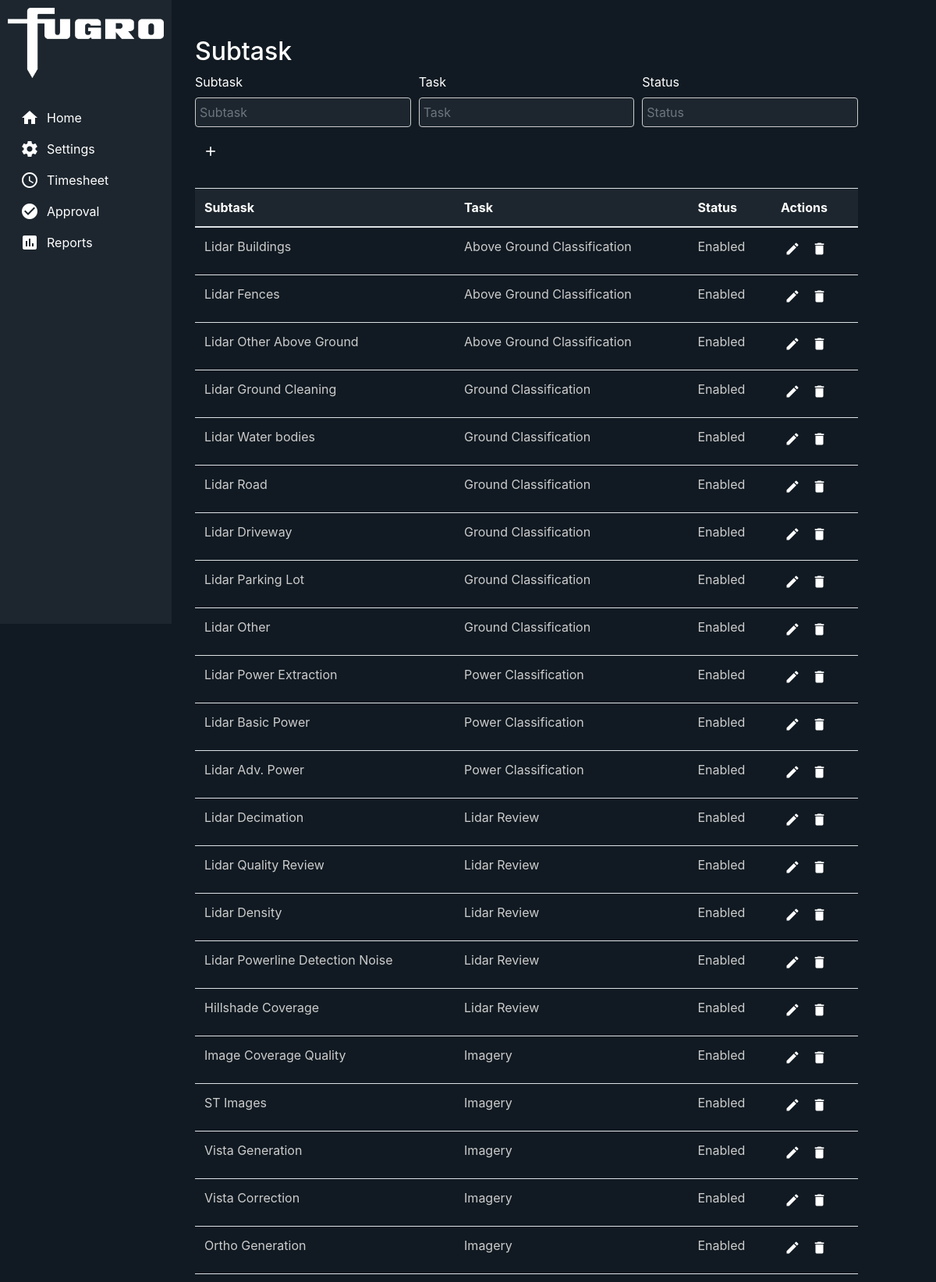
Screenshot of /subtasks/ (upper part) with the database file from the repository.
### database/models/subtask.py (models this page shows)
class Subtask(BaseModel):
    task = IntegerField()
    subtask = CharField()
    status = CharField()

### database/models/task.py (models this page shows)
class Task(BaseModel):
    task = CharField()
    status = CharField()

### routes/subtasks.py (the view)
@subtasks_route.route('/')
def getSubtasks():
    subtasks = Subtask.select()
    subtasks_return = []
    for s in subtasks:
        s_dto = SubtaskDTO(s.id,
                           s.subtask,
                           Task.get(Task.id == s.task).task,
                           s.status
                           )
        subtasks_return.append(s_dto)
    return render_template('subtask.html', subtasks = subtasks_return)

### templates/subtask.html (shortened to what this page needs)
{% extends "index.html" %}
{% block content %}
<div class="container mt-3">
    <h2>Subtask</h2>
    <form id="projectForm">
        <div class="form-row align-items-end">
            <div class="form-group col-md-4">
                <label for="projectCode">Subtask</label>
                <input type="text" class="form-control field-form" id="subtask" placeholder="Subtask">
            </div>
            <div class="form-group col-md-4">
                <label for="projectName">Task</label>
                <input type="text" class="form-control field-form" id="task" placeholder="Task">
            </div>
            <div class="form-group col-md-4">
                <label for="projectName">Status</label>
                <input type="text" class="form-control field-form" id="status" placeholder="Status">
            </div>
            <div class="form-group col-md-2">
                <button type="submit" class="submit-btn">
                    <span class="material-icons">add</span>
                </button>
            </div>
        </div>
    </form>
    <table class="table table-bordered-rows mt-3">
        <thead>
            <tr>
                <th scope="col">Subtask</th>
                <th scope="col">Task</th>
                <th scope="col">Status</th>
                <th scope="col">Actions</th>
            </tr>
        </thead>
        <tbody id="subtaskTableBody">
            {% for s in subtasks %}
                <tr>
                    <td>{{ s.subtask }}</td>
                    <td>{{ s.task }}</td>
                    <td>{{ s.status }}</td>
                    <td>
                        <button class="action-btn" onclick="editProject(this)">
                            <span class="material-icons">edit</span>
                        </button>
                        <button class="action-btn" onclick="deleteProject(this)">
                            <span class="material-icons">delete</span>
                        </button>
                    </td>
                </tr>
            {% endfor %}
        </tbody>
    </table>
</div>
{% endblock %}

### static/css/styles.css (style rules this page uses)
:root { --fugro-dark-blue: #111a22; --fugro-light-blue: #1d262e; --fugro-gray: #cccccc; --fugro-white: #ffffff; }
body { display: flex; height: 100vh; overflow: hidden; background-color: var(--fugro-dark-blue); color: var(--fugro-white); }
.table-bordered-rows thead th { background-color: var(--fugro-dark-blue); color: var(--fugro-white); background-color: var(--fugro-light-blue); }
.table-bordered-rows tbody tr { border-bottom: 1px solid var(--fugro-gray); color: var(--fugro-gray); margin-bottom: 1px; }
.submit-btn { background-color: var(--fugro-dark-blue); color: var(--fugro-white); border: none; padding: 5px 10px; font-size: 16px; border-radius: 4px; display: flex; align-items: center; justify-content: center; }
.submit-btn .material-icons { font-size: 20px; }
.action-btn { background-color: var(--fugro-dark-blue); color: var(--fugro-white); border: none; padding: 5px 5px; font-size: 16px; border-radius: 4px; align-items: center; justify-content: center; }
.action-btn .material-icons { font-size: 20px; }
.field-form { background-color: var(--fugro-light-blue); color: var(--fugro-white); border: 1px solid var(--fugro-gray); padding: 5px; border-radius: 4px; }

### rows the page displays
Subtask: subtask "Lidar Buildings", status "Enabled"
Task: task "Above Ground Classification" "Above Ground Classification" "Above Ground Classification"
Subtask: subtask "Lidar Fences", status "Enabled"
Subtask: subtask "Lidar Other Above Ground", status "Enabled"
Subtask: subtask "Lidar Ground Cleaning", status "Enabled"
Task: task "Ground Classification" "Ground Classification" "Ground Classification" "Ground Classification" "Ground Classification" "Ground Classification"
Subtask: subtask "Lidar Water bodies", status "Enabled"
Subtask: subtask "Lidar Road", status "Enabled"
Subtask: subtask "Lidar Driveway", status "Enabled"
Subtask: subtask "Lidar Parking Lot", status "Enabled"
Subtask: subtask "Lidar Other", status "Enabled"
Subtask: subtask "Lidar Power Extraction", status "Enabled"
Task: task "Power Classification" "Power Classification" "Power Classification"
Subtask: subtask "Lidar Basic Power", status "Enabled"
Subtask: subtask "Lidar Adv. Power", status "Enabled"
Subtask: subtask "Lidar Decimation", status "Enabled"
Task: task "Lidar Review" "Lidar Review" "Lidar Review" "Lidar Review" "Lidar Review"
Subtask: subtask "Lidar Quality Review", status "Enabled"
Subtask: subtask "Lidar Density", status "Enabled"
Subtask: subtask "Lidar Powerline Detection Noise", status "Enabled"
Subtask: subtask "Hillshade Coverage", status "Enabled"
Subtask: subtask "Image Coverage Quality", status "Enabled"
Task: task "Imagery" "Imagery" "Imagery" "Imagery" "Imagery"
Subtask: subtask "ST Images", status "Enabled"
Subtask: subtask "Vista Generation", status "Enabled"
Subtask: subtask "Vista Correction", status "Enabled"
Subtask: subtask "Ortho Generation", status "Enabled"
